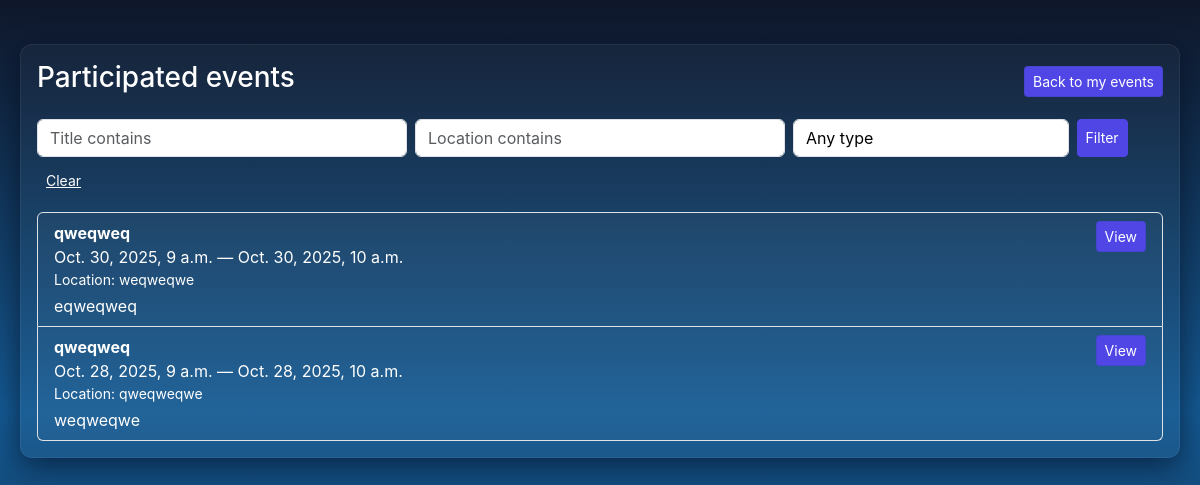
The page /myevents/participated/ (signed in) on the database its author committed.
### events/models.py (models this page shows, shortened)
class Event(models.Model):
    owner = models.ForeignKey(
        settings.AUTH_USER_MODEL,
        null=True,
        blank=True,
        on_delete=models.CASCADE,
        related_name='events'
    )
    title = models.CharField(max_length=200)
    description = models.TextField(blank=True)
    location = models.CharField(max_length=200, blank=True)
    start_time = models.DateTimeField()
    end_time = models.DateTimeField()
    created_at = models.DateTimeField(auto_now_add=True)  # set once when created
    updated_at = models.DateTimeField(auto_now=True)      # updates on every save
    is_deleted = models.BooleanField(default=False)
    deleted_at = models.DateTimeField(null=True, blank=True)
    deleted_by = models.ForeignKey(
        settings.AUTH_USER_MODEL,
        null=True,
        blank=True,
        on_delete=models.SET_NULL,
        related_name='deleted_events'
    )
    participants = models.ManyToManyField(
        settings.AUTH_USER_MODEL,
        blank=True,
        related_name='participating_events'
    )
    organizers = models.ManyToManyField(
        settings.AUTH_USER_MODEL,
        blank=True,
        related_name='organized_events'
    )
    attendees = models.ManyToManyField(
        settings.AUTH_USER_MODEL,
        blank=True,
        related_name='attended_events'
    )
    country = models.ForeignKey(
        'Country',
        null=True,
        blank=True,
        on_delete=models.SET_NULL,
        related_name='events'
    )
    targeted_communities = models.ManyToManyField(
        'Community',
        blank=True,
        related_name='targeted_events'
    )
    event_type = models.ForeignKey(
        'EventType',
        null=True,
        blank=True,
        on_delete=models.SET_NULL,
        related_name='events'
    )
    RECURRENCE_CHOICES = [
        ('none', 'None'),
        ('daily', 'Daily'),
        ('weekly', 'Weekly'),
        ('monthly', 'Monthly'),
    ]
    recurrence_pattern = models.CharField(max_length=20, choices=RECURRENCE_CHOICES, default='none')
    recurrence_interval = models.PositiveIntegerField(default=1, help_text='Interval for recurrence (e.g., every N days/weeks/months)')
    recurrence_end_date = models.DateField(null=True, blank=True, help_text='Optional end date for the recurrence')

### events/views.py (the view, shortened to what this page needs)
# urls.py: path('myevents/participated/', participated_view, name='participated_events'),
@login_required
def participated_view(request):
    user = request.user
    now = timezone.now()
    form = EventFilterForm(request.GET or None)
    participated_qs = Event.objects.filter(participants=user, end_time__lt=now, is_deleted=False)
    participated_qs = participated_qs.order_by('-start_time')
    paginator = Paginator(participated_qs, 10)
    page_number = request.GET.get('page')
    page_obj = paginator.get_page(page_number)
    params = request.GET.copy()
    if 'page' in params:
        params.pop('page')
    get_params = params.urlencode()
    return render(request, 'events/participated.html', {'participated': page_obj.object_list, 'form': form, 'page_obj': page_obj, 'get_params': get_params})

### events/forms.py (shortened to what this page needs)
class EventFilterForm(forms.Form):
    name = forms.CharField(required=False, widget=forms.TextInput(attrs={"class": "form-control", "placeholder": "Title contains"}))
    location = forms.CharField(required=False, widget=forms.TextInput(attrs={"class": "form-control", "placeholder": "Location contains"}))
    event_type = forms.ModelChoiceField(queryset=EventType.objects.all(), required=False, empty_label='Any type', widget=forms.Select(attrs={"class": "form-control"}))

### events/models.py (called while the page is built)
    def __str__(self):
        return self.name

### events/templates/events/participated.html (shortened to what this page needs)
{% load static %}
<!doctype html>
<html>
  <head>
    <link href="https://cdn.jsdelivr.net/npm/bootstrap@5.3.2/dist/css/bootstrap.min.css" rel="stylesheet">
    <link href="{% static 'events/calendar.css' %}" rel="stylesheet">
  </head>
  <body>
    <div class="page-wrap">
      <div class="calendar-card p-3">
        <div class="d-flex justify-content-between align-items-center mb-3">
          <h3>Participated events</h3>
          <a class="btn btn-sm btn-outline-light" href="{% url 'myevents' %}">Back to my events</a>
        </div>
        <form method="get" class="mb-3">
          <div class="row g-2">
            <div class="col-md-4">{{ form.name }}</div>
            <div class="col-md-4">{{ form.location }}</div>
            <div class="col-md-3">{{ form.event_type }}</div>
            <div class="col-md-1 d-flex">
              <button type="submit" class="btn btn-sm btn-primary">Filter</button>
            </div>
          </div>
          <div class="mt-2">
            <a class="btn btn-sm btn-link text-white" href="{% url 'participated_events' %}">Clear</a>
          </div>
        </form>
        {% if page_obj.object_list %}
          <ul class="list-group">
            {% for ev in page_obj %}
              <li class="list-group-item d-flex justify-content-between align-items-start">
                <div>
                  <strong>{{ ev.title }}</strong>
                  <div class="text-white">{{ ev.start_time }} — {{ ev.end_time }}</div>
                  {% if ev.location %}<div class="small">Location: {{ ev.location }}</div>{% endif %}
                  {% if ev.description %}<div class="mt-1">{{ ev.description }}</div>{% endif %}
                </div>
                <div>
                  <a class="btn btn-sm btn-outline-light" href="{% url 'event_detail' ev.id %}">View</a>
                </div>
              </li>
            {% endfor %}
          </ul>
        {% else %}
          <p class="text-white">You haven't participated in any past events.</p>
        {% endif %}
      </div>
    </div>
  </body>
</html>

### events/static/events/calendar.css (style rules this page uses)
:root { --bg-start: #0f172a; --bg-end: #0f4c81; --card-bg: rgba(255,255,255,0.03); --muted: rgba(255,255,255,0.75); --accent: #4f46e5; --text: #ffffff; --text-btn: #000000; --text-box: #000000; --day-bubble-bg: #250d58; --day-bubble-color: #ffffff; --day-bubble-size: 34px; --day-today-bg: #393bb4; --day-today-box-shadow: 0 8px 24px rgba(11,94,215,0.24); --bg-middle: #145a93; --weekday-color: #0b5ed7; --fc-list-event-hover-bg-color: rgba(0,0,0,0.04); }
html, body { height: 100%; min-height: 100vh; margin: 0; font-family: 'Inter', system-ui, -apple-system, 'Segoe UI', Roboto, 'Helvetica Neue', Arial; background: linear-gradient(180deg, var(--bg-start) 0%, var(--bg-middle) 50%, var(--bg-end) 100% ) fixed no-repeat; background-size: cover; }
.page-wrap { max-width: 1200px; margin: 24px auto; padding: 20px; }
.calendar-card { color: var(--text); }
#calendar, .page-wrap, .fc .fc-scrollgrid-section-bg, .fc .fc-scrollgrid-bg, .fc .fc-daygrid-day-bg, .fc .fc-timegrid-slot, .fc .fc-bg, .fc .fc-scrollgrid, .fc .fc-daygrid-body, .fc .fc-daygrid-day-frame, .fc .fc-daygrid-day, .fc .fc-scrollgrid-section-liquid, .fc .fc-timegrid .fc-timegrid-col-bg { background-image: none !important; }
.btn-primary { background-color: var(--accent) !important; border-color: var(--accent) !important; }
.btn-outline-light { color: var(--text-btn) !important; background-color: transparent !important; border-color: rgba(6,59,54,0.12) !important; }
html, body { background: linear-gradient(180deg, var(--bg-start) 0%, var(--bg-middle) 50%, var(--bg-start) 100%) fixed no-repeat !important; background-size: cover !important; }
.badge, .alert, .form-control { color: var(--text-box) !important; }
html::before, body::before { content: ''; position: fixed; inset: 0; pointer-events: none; z-index: 0; background: linear-gradient(180deg, var(--bg-start) 0%, var(--bg-middle) 50%, var(--bg-start) 100%) no-repeat fixed; background-size: cover; -webkit-backface-visibility: hidden; backface-visibility: hidden; }
.page-wrap, .calendar-card { position: relative; z-index: 1; }
.list-group-item.d-flex.justify-content-between.align-items-start { background: var(--card-bg) !important; color: var(--text) !important; }
.text-white { color: var(--text) !important; }
.btn.btn-sm.btn-outline-light, .btn.btn-outline-light, .btn.btn-primary.btn-lg.mb-2, .btn.btn-secondary.btn-lg { color: var(--text) !important; background-color: var(--accent) !important; }

### rows shown on the page
Event: title "qweqweq", start_time "Oct. 30, 2025, 9 a.m.", end_time "Oct. 30, 2025, 10 a.m.", location "weqweqwe", description "eqweqweq"
Event: title "qweqweq", start_time "Oct. 28, 2025, 9 a.m.", end_time "Oct. 28, 2025, 10 a.m.", location "qweqweqwe", description "weqweqwe"
